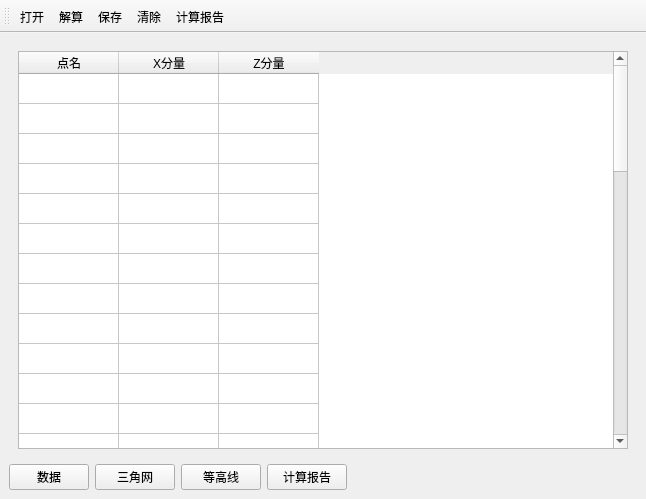
<?xml version="1.0" encoding="UTF-8"?>
<ui version="4.0">
 <class>MainWindow</class>
 <widget class="QMainWindow" name="MainWindow">
  <property name="geometry">
   <rect>
    <x>0</x>
    <y>0</y>
    <width>646</width>
    <height>499</height>
   </rect>
  </property>
  <property name="windowTitle">
   <string>MainWindow</string>
  </property>
  <widget class="QWidget" name="centralwidget">
   <layout class="QVBoxLayout" name="verticalLayout">
    <item>
     <widget class="QStackedWidget" name="stackedWidget">
      <property name="currentIndex">
       <number>0</number>
      </property>
      <widget class="QWidget" name="page_data">
       <layout class="QHBoxLayout" name="horizontalLayout_2">
        <item>
         <widget class="QTableWidget" name="tableWidget">
          <property name="editTriggers">
           <set>QAbstractItemView::NoEditTriggers</set>
          </property>
          <attribute name="verticalHeaderVisible">
           <bool>false</bool>
          </attribute>
          <attribute name="verticalHeaderHighlightSections">
           <bool>true</bool>
          </attribute>
          <row>
           <property name="text">
            <string>新建行</string>
           </property>
          </row>
          <row>
           <property name="text">
            <string>新建行</string>
           </property>
          </row>
          <row>
           <property name="text">
            <string>新建行</string>
           </property>
          </row>
          <row>
           <property name="text">
            <string>新建行</string>
           </property>
          </row>
          <row>
           <property name="text">
            <string>新建行</string>
           </property>
          </row>
          <row>
           <property name="text">
            <string>新建行</string>
           </property>
          </row>
          <row>
           <property name="text">
            <string>新建行</string>
           </property>
          </row>
          <row>
           <property name="text">
            <string>新建行</string>
           </property>
          </row>
          <row>
           <property name="text">
            <string>新建行</string>
           </property>
          </row>
          <row>
           <property name="text">
            <string>新建行</string>
           </property>
          </row>
          <row>
           <property name="text">
            <string>新建行</string>
           </property>
          </row>
          <row>
           <property name="text">
            <string>新建行</string>
           </property>
          </row>
          <row>
           <property name="text">
            <string>新建行</string>
           </property>
          </row>
          <row>
           <property name="text">
            <string>新建行</string>
           </property>
          </row>
          <row>
           <property name="text">
            <string>新建行</string>
           </property>
          </row>
          <row>
           <property name="text">
            <string>新建行</string>
           </property>
          </row>
          <row>
           <property name="text">
            <string>新建行</string>
           </property>
          </row>
          <row>
           <property name="text">
            <string>新建行</string>
           </property>
          </row>
          <row>
           <property name="text">
            <string>新建行</string>
           </property>
          </row>
          <row>
           <property name="text">
            <string>新建行</string>
           </property>
          </row>
          <row>
           <property name="text">
            <string>新建行</string>
           </property>
          </row>
          <row>
           <property name="text">
            <string>新建行</string>
           </property>
          </row>
          <row>
           <property name="text">
            <string>新建行</string>
           </property>
          </row>
          <row>
           <property name="text">
            <string>新建行</string>
           </property>
          </row>
          <row>
           <property name="text">
            <string>新建行</string>
           </property>
          </row>
          <row>
           <property name="text">
            <string>新建行</string>
           </property>
          </row>
          <row>
           <property name="text">
            <string>新建行</string>
           </property>
          </row>
          <row>
           <property name="text">
            <string>新建行</string>
           </property>
          </row>
          <row>
           <property name="text">
            <string>新建行</string>
           </property>
          </row>
          <row>
           <property name="text">
            <string>新建行</string>
           </property>
          </row>
          <row>
           <property name="text">
            <string>新建行</string>
           </property>
          </row>
          <row>
           <property name="text">
            <string>新建行</string>
           </property>
          </row>
          <row>
           <property name="text">
            <string>新建行</string>
           </property>
          </row>
          <row>
           <property name="text">
            <string>新建行</string>
           </property>
          </row>
          <row>
           <property name="text">
            <string>新建行</string>
           </property>
          </row>
          <row>
           <property name="text">
            <string>新建行</string>
           </property>
          </row>
          <row>
           <property name="text">
            <string>新建行</string>
           </property>
          </row>
          <row>
           <property name="text">
            <string>新建行</string>
           </property>
          </row>
          <row>
           <property name="text">
            <string>新建行</string>
           </property>
          </row>
          <row>
           <property name="text">
            <string>新建行</string>
           </property>
          </row>
          <row>
           <property name="text">
            <string>新建行</string>
           </property>
          </row>
          <row>
           <property name="text">
            <string>新建行</string>
           </property>
          </row>
          <column>
           <property name="text">
            <string>点名</string>
           </property>
          </column>
          <column>
           <property name="text">
            <string>X分量</string>
           </property>
          </column>
          <column>
           <property name="text">
            <string>Z分量</string>
           </property>
          </column>
         </widget>
        </item>
       </layout>
      </widget>
      <widget class="QWidget" name="page_sanjao">
       <layout class="QHBoxLayout" name="horizontalLayout_3">
        <item>
         <widget class="QTextBrowser" name="textBrowser"/>
        </item>
       </layout>
      </widget>
      <widget class="QWidget" name="page_dengao"/>
      <widget class="QWidget" name="page_report"/>
     </widget>
    </item>
    <item>
     <layout class="QHBoxLayout" name="horizontalLayout">
      <item>
       <widget class="QPushButton" name="pushButton_data">
        <property name="text">
         <string>数据</string>
        </property>
       </widget>
      </item>
      <item>
       <widget class="QPushButton" name="pushButton_sanjiao">
        <property name="text">
         <string>三角网</string>
        </property>
       </widget>
      </item>
      <item>
       <widget class="QPushButton" name="pushButton_dengao">
        <property name="text">
         <string>等高线</string>
        </property>
       </widget>
      </item>
      <item>
       <widget class="QPushButton" name="pushButton_report">
        <property name="text">
         <string>计算报告</string>
        </property>
       </widget>
      </item>
      <item>
       <spacer name="horizontalSpacer">
        <property name="orientation">
         <enum>Qt::Horizontal</enum>
        </property>
        <property name="sizeHint" stdset="0">
         <size>
          <width>40</width>
          <height>20</height>
         </size>
        </property>
       </spacer>
      </item>
     </layout>
    </item>
   </layout>
  </widget>
  <widget class="QToolBar" name="toolBar">
   <property name="windowTitle">
    <string>toolBar</string>
   </property>
   <attribute name="toolBarArea">
    <enum>TopToolBarArea</enum>
   </attribute>
   <attribute name="toolBarBreak">
    <bool>false</bool>
   </attribute>
   <addaction name="action__open"/>
   <addaction name="action_count"/>
   <addaction name="action_save"/>
   <addaction name="action_clear"/>
   <addaction name="action"/>
  </widget>
  <action name="action__open">
   <property name="icon">
    <iconset>
     <normaloff>C:/Users/tys/Desktop/测绘程序设计校赛 C012/图标/11icon/imageres 004.png</normaloff>C:/Users/tys/Desktop/测绘程序设计校赛 C012/图标/11icon/imageres 004.png</iconset>
   </property>
   <property name="text">
    <string>打开</string>
   </property>
  </action>
  <action name="action_count">
   <property name="icon">
    <iconset>
     <normaloff>C:/Users/tys/Desktop/测绘程序设计校赛 C012/图标/11icon/imageres 112.png</normaloff>C:/Users/tys/Desktop/测绘程序设计校赛 C012/图标/11icon/imageres 112.png</iconset>
   </property>
   <property name="text">
    <string>解算</string>
   </property>
   <property name="toolTip">
    <string>解算</string>
   </property>
  </action>
  <action name="action_save">
   <property name="icon">
    <iconset>
     <normaloff>C:/Users/tys/Desktop/测绘程序设计校赛 C012/图标/11icon/shell32 259.png</normaloff>C:/Users/tys/Desktop/测绘程序设计校赛 C012/图标/11icon/shell32 259.png</iconset>
   </property>
   <property name="text">
    <string>保存</string>
   </property>
   <property name="toolTip">
    <string>保存</string>
   </property>
  </action>
  <action name="action_clear">
   <property name="icon">
    <iconset>
     <normaloff>C:/Users/tys/Desktop/测绘程序设计校赛 C012/图标/11icon/clear.png</normaloff>C:/Users/tys/Desktop/测绘程序设计校赛 C012/图标/11icon/clear.png</iconset>
   </property>
   <property name="text">
    <string>清除</string>
   </property>
  </action>
  <action name="action">
   <property name="icon">
    <iconset>
     <normaloff>C:/Users/tys/Desktop/测绘程序设计校赛 C012/图标/11icon/imageres 008.png</normaloff>C:/Users/tys/Desktop/测绘程序设计校赛 C012/图标/11icon/imageres 008.png</iconset>
   </property>
   <property name="text">
    <string>计算报告</string>
   </property>
  </action>
 </widget>
 <resources/>
 <connections/>
</ui>
